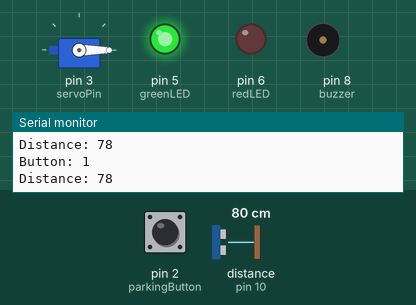
This sketch was run on a simulated Arduino Uno, built with avr-gcc and run on an emulated ATmega328P. On the bench: servo, output pins drawn as LEDs (lit = HIGH), buzzer (waves = sounding), the last lines printed to the serial monitor. Wiring (inferred from the names in the program): ultrasonic range finder: trigger pin 9; echo pin 10. Inputs (shaded band) come from the test bench; at power-on: distance to the obstacle (sensor on pin 10) 80 cm, pin 2 (parkingButton) HIGH. The echo pulse lasts 58.3 µs per cm; pins used as bus, display or sensor lines are not drawn.

Above: at 1.2 s.
1.3 s: distance to the obstacle (sensor on pin 10) set to 18 cm
2.8 s: distance to the obstacle (sensor on pin 10) set to 14 cm
At 4.0 s:
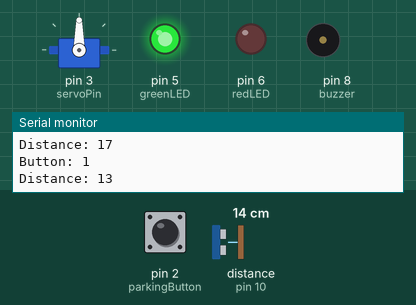
4.3 s: pin 2 (parkingButton) pulled LOW for 3.2 s
At 6.5 s:
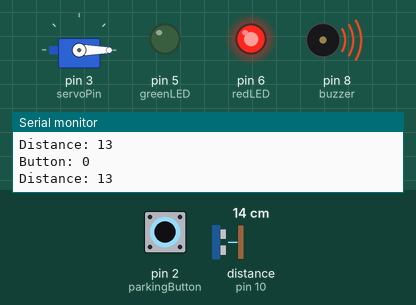
9.1 s: distance to the obstacle (sensor on pin 10) set to 35 cm
At 11.7 s:
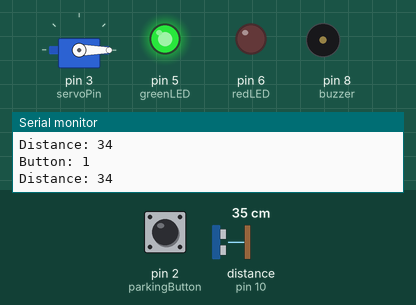
12.1 s: distance to the obstacle (sensor on pin 10) set to 2 cm
At 13.7 s:
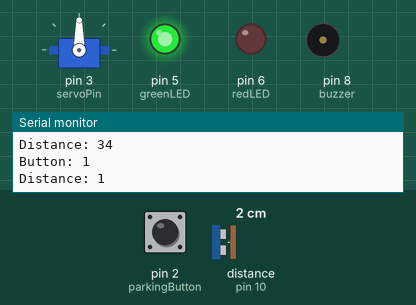
Timing chart, 0 to 16.1 s (numbered marks = the images above; inputs shaded):
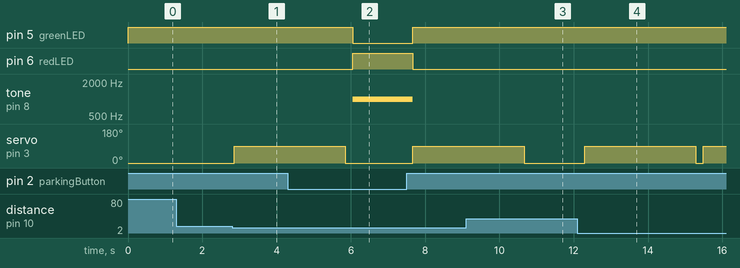

Measured:
- the behaviour switches between 16 and 15 cm on distance to the obstacle (sensor on pin 10) (found by bisection; images 0 and 1)
- after the input at 2.8 s, servo on pin 3 (servoPin): 0° → 90° after 0.05 s
- after the input at 4.3 s, pin 5 (greenLED): HIGH → LOW after 1.8 s, → HIGH 1.6 s later; pin 6 (redLED): LOW → HIGH after 1.8 s, → LOW 1.6 s later; tone on pin 8 (buzzer): silent → 1000 Hz after 1.8 s, → silent 1.6 s later
- after the input at 9.1 s, servo on pin 3 (servoPin): goes on until 10.7 s, then stays 0°
- after the input at 12.1 s, servo on pin 3 (servoPin): 0° → 90° after 0.19 s, → 0° 3.0 s later, → 90° 0.20 s later

The sketch:

sketch.ino
```cpp
#include <Servo.h>

Servo gate;

// Ultrasonic Sensor
int trigPin = 9;
int echoPin = 10;

// Pushbutton
int parkingButton = 2;

// Servo
int servoPin = 3;

// LEDs
int greenLED = 5;
int redLED = 6;

// Buzzer
int buzzer = 8;


long duration;
int distance;


void setup() {

  gate.attach(servoPin);

  pinMode(trigPin, OUTPUT);
  pinMode(echoPin, INPUT);

  // Pushbutton with internal pull-up resistor
  pinMode(parkingButton, INPUT_PULLUP);

  pinMode(greenLED, OUTPUT);
  pinMode(redLED, OUTPUT);

  pinMode(buzzer, OUTPUT);


  gate.write(0);   // Gate closed


  Serial.begin(9600);
}


void loop() {


  // -------- Ultrasonic Distance --------

  digitalWrite(trigPin, LOW);
  delayMicroseconds(2);

  digitalWrite(trigPin, HIGH);
  delayMicroseconds(10);

  digitalWrite(trigPin, LOW);


  duration = pulseIn(echoPin, HIGH);

  distance = duration * 0.034 / 2;


  // Car near entrance
  bool carDetected = (distance < 15);


  // Button pressed = parking full
  bool parkingFull = (digitalRead(parkingButton) == LOW);


  // Check button value
  Serial.print("Button: ");
  Serial.println(digitalRead(parkingButton));

  Serial.print("Distance: ");
  Serial.println(distance);


  // -------- PARKING EMPTY --------

  if (parkingFull == false) {


    digitalWrite(greenLED, HIGH);

    digitalWrite(redLED, LOW);

    noTone(buzzer);


    // Open gate when car arrives

    if (carDetected) {

      gate.write(90);

      delay(3000);

      gate.write(0);

    }

  }


  // -------- PARKING FULL --------

  else {


    digitalWrite(greenLED, LOW);

    digitalWrite(redLED, HIGH);


    tone(buzzer, 1000);


    gate.write(0);

  }


  delay(200);

}
```
